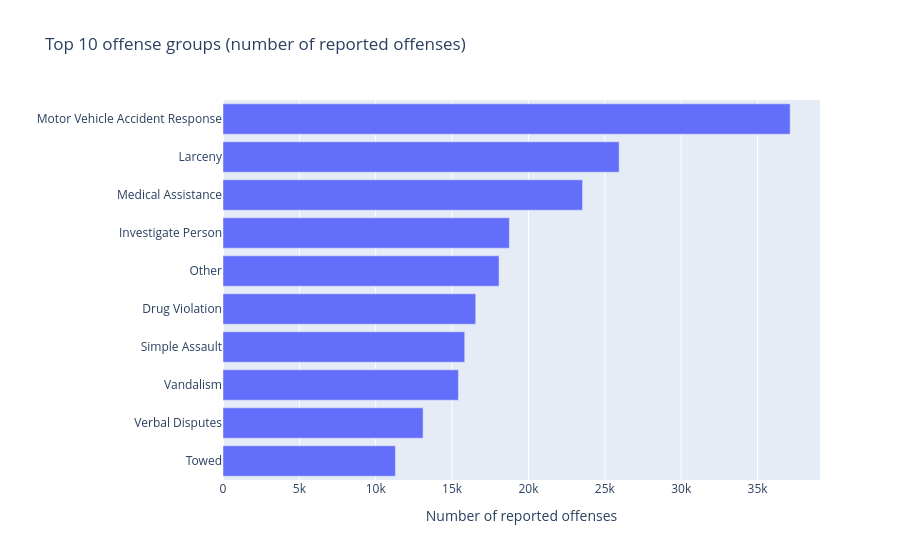
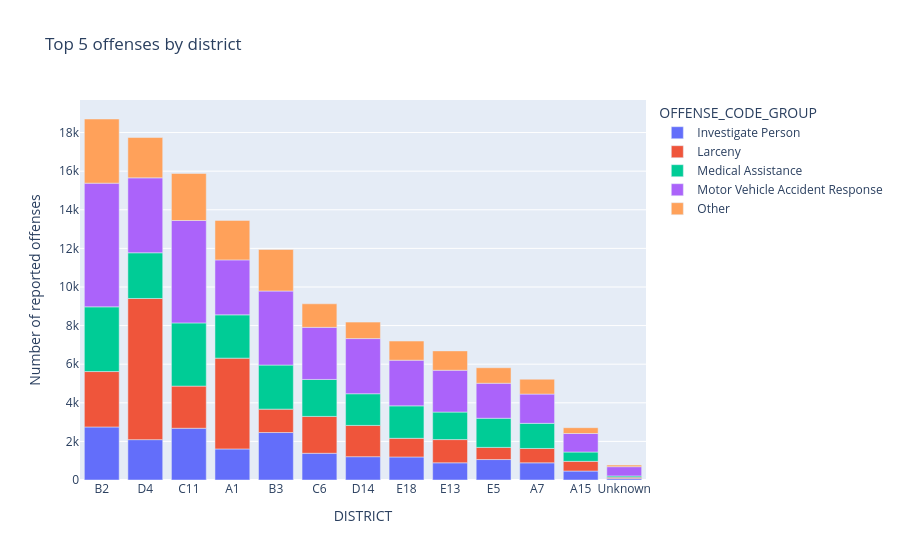
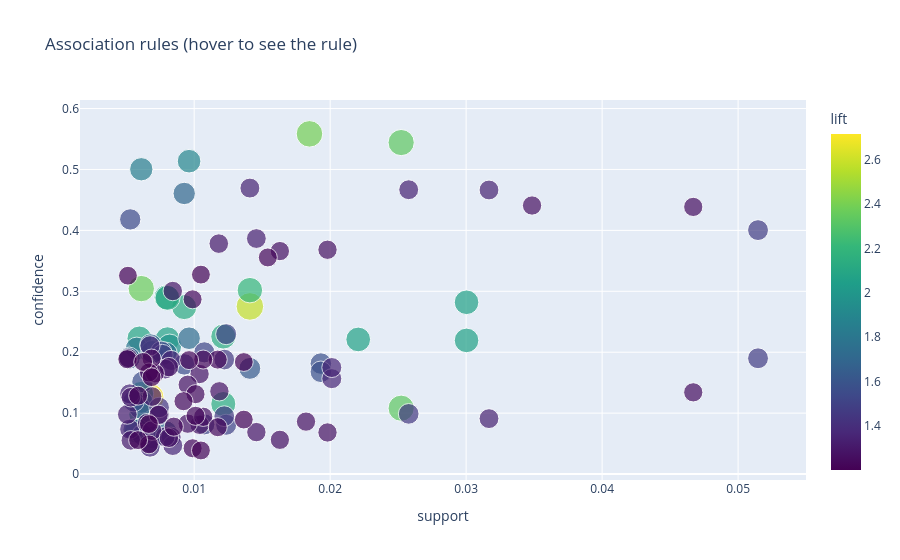
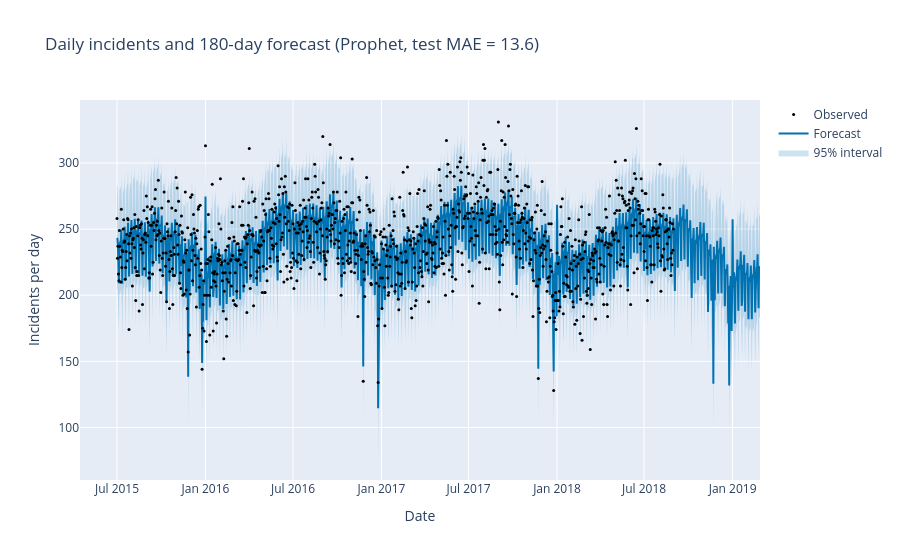

Notebook cell for these charts, in order:
### Markdown cell above
## Main

### Code cell
# Main block
if __name__ == "__main__":
    # parameters
    CRIME_PATH = "crime.csv"
    WEATHER_PATH = "boston_weather.csv"          # NOAA daily summaries, optional (bonus)
    TEAM = ["Héloïse MOYNOT (team head)", "Estelle HU", "Alice QUENTREC", "Tashaly SOBNACK"]
    DATASET_NAME = "Crimes in Boston (Boston Police Department, Kaggle)"
    DASHBOARD_FILE = "MOYNOT_dashboard.html"
    RUN_DASH = True

    # Step 1: data collection and exploration
    raw = load_data(CRIME_PATH)
    display(raw.head())
    display(summarize_data(raw))
    crimes = clean_data(raw)

    # Step 2: indicators construction
    # Query 1: grouping
    counts, fig_top, fig_district = query_top_offenses(crimes, top_n=10)
    display(counts.head(10))
    fig_top.show()
    fig_district.show()

    # Query 2: frequent patterns
    onehot = build_transactions(crimes, top_offenses=15)
    rules, fig_rules = query_patterns(onehot, min_support=0.005, min_lift=1.2)
    display(rules.head(15))
    fig_rules.show()

    # Query 3: forecasting
    daily = daily_counts(crimes)
    forecast, mae, fig_forecast, fig_components = query_forecast(daily, test_days=90, horizon=180)
    fig_forecast.show()
    fig_components.show()

    # Query 4: spatial clustering
    points, hotspots, fig_map = query_hotspots(crimes, offense="Larceny", eps_m=100, min_samples=80)
    display(hotspots.head(10))
    fig_map.show()

    # Bonus: external weather dataset
    weather = query_weather(WEATHER_PATH, daily)
    if weather is not None:
        fig_weather, fig_weather_range = weather[2], weather[3]
        fig_weather.show()
        fig_weather_range.show()

    # Step 3: dashboard
    sections = {
        "1. Most frequent offenses": [fig_top, fig_district],
        "2. Frequent patterns": [fig_rules],
        "3. Forecast": [fig_forecast, fig_components],
        "4. Hotspots": [fig_map],
    }
    if weather is not None:
        sections["Bonus: weather"] = [fig_weather, fig_weather_range]

    export_dashboard_html(sections, TEAM, DATASET_NAME, DASHBOARD_FILE)
    if RUN_DASH:
        app = build_dashboard(sections, TEAM, DATASET_NAME)
        app.run(jupyter_mode="inline", port=8050)   # use jupyter_mode="external" to open it in a browser tab

### Figure 1 — Plotly figure (JSON) as saved in the notebook; plotly's stock layout.template omitted (floating-point values rounded to 4 significant figures)
{"data": [{"alignmentgroup": "True", "hovertemplate": "Number of reported offenses=%{x}<br>=%{y}<extra></extra>", "legendgroup": "", "marker": {"color": "#636efa", "pattern": {"shape": ""}}, "name": "", "offsetgroup": "", "orientation": "h", "showlegend": false, "textposition": "auto", "type": "bar", "x": [11287, 13099, 15414, 15826, 16545, 18073, 18749, 23540, 25935, 37132], "xaxis": "x", "y": ["Towed", "Verbal Disputes", "Vandalism", "Simple Assault", "Drug Violation", "Other", "Investigate Person", "Medical Assistance", "Larceny", "Motor Vehicle Accident Response"], "yaxis": "y"}], "layout": {"barmode": "relative", "legend": {"tracegroupgap": 0}, "title": {"text": "Top 10 offense groups (number of reported offenses)"}, "xaxis": {"anchor": "y", "domain": [0, 1], "title": {"text": "Number of reported offenses"}}, "yaxis": {"anchor": "x", "domain": [0, 1], "title": {"text": ""}}}}

### Figure 2 — Plotly figure (JSON) as saved in the notebook; plotly's stock layout.template omitted (floating-point values rounded to 4 significant figures)
{"data": [{"alignmentgroup": "True", "hovertemplate": "OFFENSE_CODE_GROUP=Investigate Person<br>DISTRICT=%{x}<br>Number of reported offenses=%{y}<extra></extra>", "legendgroup": "Investigate Person", "marker": {"color": "#636efa", "pattern": {"shape": ""}}, "name": "Investigate Person", "offsetgroup": "Investigate Person", "orientation": "v", "showlegend": true, "textposition": "auto", "type": "bar", "x": ["A1", "A15", "A7", "B2", "B3", "C11", "C6", "D14", "D4", "E13", "E18", "E5", "Unknown"], "xaxis": "x", "y": [1609, 464, 890, 2747, 2459, 2681, 1384, 1208, 2091, 891, 1193, 1059, 73], "yaxis": "y"}, {"alignmentgroup": "True", "hovertemplate": "OFFENSE_CODE_GROUP=Larceny<br>DISTRICT=%{x}<br>Number of reported offenses=%{y}<extra></extra>", "legendgroup": "Larceny", "marker": {"color": "#EF553B", "pattern": {"shape": ""}}, "name": "Larceny", "offsetgroup": "Larceny", "orientation": "v", "showlegend": true, "textposition": "auto", "type": "bar", "x": ["A1", "A15", "A7", "B2", "B3", "C11", "C6", "D14", "D4", "E13", "E18", "E5", "Unknown"], "xaxis": "x", "y": [4704, 502, 744, 2871, 1212, 2183, 1910, 1620, 7313, 1203, 968, 631, 74], "yaxis": "y"}, {"alignmentgroup": "True", "hovertemplate": "OFFENSE_CODE_GROUP=Medical Assistance<br>DISTRICT=%{x}<br>Number of reported offenses=%{y}<extra></extra>", "legendgroup": "Medical Assistance", "marker": {"color": "#00cc96", "pattern": {"shape": ""}}, "name": "Medical Assistance", "offsetgroup": "Medical Assistance", "orientation": "v", "showlegend": true, "textposition": "auto", "type": "bar", "x": ["A1", "A15", "A7", "B2", "B3", "C11", "C6", "D14", "D4", "E13", "E18", "E5", "Unknown"], "xaxis": "x", "y": [2243, 483, 1301, 3353, 2283, 3274, 1915, 1641, 2368, 1425, 1680, 1509, 65], "yaxis": "y"}, {"alignmentgroup": "True", "hovertemplate": "OFFENSE_CODE_GROUP=Motor Vehicle Accident Response<br>DISTRICT=%{x}<br>Number of reported offenses=%{y}<extra></extra>", "legendgroup": "Motor Vehicle Accident Response", "marker": {"color": "#ab63fa", "pattern": {"shape": ""}}, "name": "Motor Vehicle Accident Response", "offsetgroup": "Motor Vehicle Accident Response", "orientation": "v", "showlegend": true, "textposition": "auto", "type": "bar", "x": ["A1", "A15", "A7", "B2", "B3", "C11", "C6", "D14", "D4", "E13", "E18", "E5", "Unknown"], "xaxis": "x", "y": [2847, 960, 1516, 6407, 3836, 5305, 2699, 2857, 3882, 2166, 2366, 1813, 478], "yaxis": "y"}, {"alignmentgroup": "True", "hovertemplate": "OFFENSE_CODE_GROUP=Other<br>DISTRICT=%{x}<br>Number of reported offenses=%{y}<extra></extra>", "legendgroup": "Other", "marker": {"color": "#FFA15A", "pattern": {"shape": ""}}, "name": "Other", "offsetgroup": "Other", "orientation": "v", "showlegend": true, "textposition": "auto", "type": "bar", "x": ["A1", "A15", "A7", "B2", "B3", "C11", "C6", "D14", "D4", "E13", "E18", "E5", "Unknown"], "xaxis": "x", "y": [2047, 301, 771, 3324, 2151, 2436, 1220, 853, 2088, 1004, 991, 804, 83], "yaxis": "y"}], "layout": {"barmode": "relative", "legend": {"title": {"text": "OFFENSE_CODE_GROUP"}, "tracegroupgap": 0}, "title": {"text": "Top 5 offenses by district"}, "xaxis": {"anchor": "y", "categoryorder": "total descending", "domain": [0, 1], "title": {"text": "DISTRICT"}}, "yaxis": {"anchor": "x", "domain": [0, 1], "title": {"text": "Number of reported offenses"}}}}

### Figure 3 — Plotly figure (JSON) as saved in the notebook; plotly's stock layout.template omitted (floating-point values rounded to 4 significant figures; data arrays with more than 128 entries replaced by an {"elided": "..."} marker saying what was removed)
{"data": [{"customdata": {"elided": "126x2 str values"}, "hovertemplate": "support=%{x}<br>confidence=%{y}<br>lift=%{marker.color}<br>antecedents=%{customdata[0]}<br>consequents=%{customdata[1]}<extra></extra>", "legendgroup": "", "marker": {"color": [2.715, 2.583, 2.394, 2.369, 2.333, 2.333, 2.205, 2.137, 2.137, 2.132, 2.12, 2.112, 2.11, 2.11, 2.091, 2.079, 2.075, 2.063, 2.06, 2.06, 1.972, 1.897, 1.848, 1.827, 1.79, 1.744, 1.744, 1.735, 1.721, 1.721, 1.701, 1.654, 1.65, 1.65, 1.629, 1.592, 1.576, 1.576, 1.572, 1.572, 1.566, 1.566, 1.565, 1.544, 1.524, 1.521, 1.516, 1.516, 1.504, 1.504, 1.479, 1.479, 1.462, 1.462, 1.454, 1.435, 1.435, 1.379, 1.379, 1.362, 1.362, 1.362, 1.361, 1.361, 1.361, 1.36, 1.348, 1.341, 1.341, 1.341, 1.339, 1.339, 1.333, 1.319, 1.318, 1.317, 1.317, 1.305, 1.305, 1.304, 1.288, 1.283, 1.283, 1.28, 1.278, 1.278, 1.276, 1.274, 1.274, 1.269, 1.269, 1.268, 1.267, 1.266, 1.263, 1.262, 1.262, 1.26, 1.26, 1.255, 1.249, 1.245, 1.243, 1.242, 1.242, 1.237, 1.235, 1.232, 1.232, 1.231, 1.229, 1.229, 1.227, 1.226, 1.218, 1.218, 1.218, 1.218, 1.209, 1.209, 1.209, 1.207, 1.207, 1.205, 1.205, 1.203], "coloraxis": "coloraxis", "size": [2.715, 2.583, 2.394, 2.369, 2.333, 2.333, 2.205, 2.137, 2.137, 2.132, 2.12, 2.112, 2.11, 2.11, 2.091, 2.079, 2.075, 2.063, 2.06, 2.06, 1.972, 1.897, 1.848, 1.827, 1.79, 1.744, 1.744, 1.735, 1.721, 1.721, 1.701, 1.654, 1.65, 1.65, 1.629, 1.592, 1.576, 1.576, 1.572, 1.572, 1.566, 1.566, 1.565, 1.544, 1.524, 1.521, 1.516, 1.516, 1.504, 1.504, 1.479, 1.479, 1.462, 1.462, 1.454, 1.435, 1.435, 1.379, 1.379, 1.362, 1.362, 1.362, 1.361, 1.361, 1.361, 1.36, 1.348, 1.341, 1.341, 1.341, 1.339, 1.339, 1.333, 1.319, 1.318, 1.317, 1.317, 1.305, 1.305, 1.304, 1.288, 1.283, 1.283, 1.28, 1.278, 1.278, 1.276, 1.274, 1.274, 1.269, 1.269, 1.268, 1.267, 1.266, 1.263, 1.262, 1.262, 1.26, 1.26, 1.255, 1.249, 1.245, 1.243, 1.242, 1.242, 1.237, 1.235, 1.232, 1.232, 1.231, 1.229, 1.229, 1.227, 1.226, 1.218, 1.218, 1.218, 1.218, 1.209, 1.209, 1.209, 1.207, 1.207, 1.205, 1.205, 1.203], "sizemode": "area", "sizeref": 0.006787, "symbol": "circle"}, "mode": "markers", "name": "", "orientation": "v", "showlegend": false, "type": "scatter", "x": [0.006743, 0.0141, 0.01848, 0.00611, 0.02522, 0.02522, 0.0141, 0.01214, 0.01214, 0.009268, 0.007966, 0.00804, 0.006106, 0.006106, 0.005971, 0.00804, 0.02206, 0.005778, 0.03003, 0.03003, 0.008196, 0.009625, 0.00611, 0.00611, 0.005778, 0.006915, 0.006915, 0.009625, 0.00793, 0.00793, 0.009268, 0.005223, 0.0068, 0.0068, 0.01409, 0.006016, 0.01932, 0.01932, 0.005548, 0.005548, 0.006197, 0.006197, 0.009268, 0.005297, 0.007572, 0.007671, 0.01075, 0.01075, 0.01235, 0.01235, 0.05147, 0.05147, 0.01221, 0.01221, 0.02578, 0.007424, 0.007424, 0.006751, 0.006751, 0.008307, 0.008307, 0.005256, 0.008426, 0.02012, 0.02012, 0.005256, 0.0141, 0.007872, 0.007872, 0.02578, 0.03168, 0.03168, 0.01457, 0.005084, 0.006546, 0.006899, 0.006899, 0.005342, 0.005342, 0.01181, 0.008426, 0.008139, 0.008139, 0.01457, 0.0104, 0.0104, 0.01186, 0.009527, 0.009527, 0.01981, 0.01981, 0.01822, 0.01066, 0.03485, 0.007387, 0.0163, 0.0163, 0.0467, 0.0467, 0.007104, 0.005158, 0.0085, 0.006866, 0.0101, 0.0101, 0.009215, 0.005084, 0.01173, 0.01173, 0.01066, 0.009884, 0.009884, 0.009625, 0.01542, 0.006677, 0.006677, 0.005876, 0.005876, 0.0105, 0.0105, 0.006673, 0.00625, 0.006866, 0.01365, 0.01365, 0.005129], "xaxis": "x", "y": [0.1258, 0.2751, 0.5585, 0.3044, 0.5442, 0.1081, 0.3019, 0.115, 0.2257, 0.274, 0.2902, 0.2892, 0.1317, 0.09778, 0.2227, 0.2214, 0.221, 0.07111, 0.2194, 0.282, 0.2101, 0.5136, 0.5003, 0.1187, 0.206, 0.2007, 0.06009, 0.223, 0.06891, 0.198, 0.4606, 0.1903, 0.05291, 0.2121, 0.1734, 0.1081, 0.1814, 0.1679, 0.1197, 0.07285, 0.1513, 0.0641, 0.1801, 0.418, 0.2009, 0.1955, 0.08155, 0.1998, 0.08091, 0.2296, 0.4005, 0.1901, 0.09503, 0.1879, 0.09881, 0.09749, 0.1093, 0.04422, 0.2106, 0.1865, 0.06069, 0.1317, 0.04689, 0.1566, 0.1749, 0.0737, 0.4694, 0.1723, 0.06125, 0.4668, 0.09101, 0.4663, 0.3866, 0.09792, 0.08344, 0.1273, 0.07137, 0.1261, 0.05527, 0.3783, 0.3004, 0.1756, 0.05946, 0.06887, 0.1643, 0.0809, 0.1359, 0.08279, 0.1466, 0.3682, 0.06828, 0.08612, 0.09402, 0.4408, 0.09722, 0.0562, 0.366, 0.4385, 0.1342, 0.1654, 0.1904, 0.07776, 0.1896, 0.09561, 0.1312, 0.1196, 0.1885, 0.1879, 0.07694, 0.188, 0.04237, 0.2868, 0.187, 0.3556, 0.04878, 0.1668, 0.05564, 0.1286, 0.3274, 0.03876, 0.08212, 0.1841, 0.159, 0.08941, 0.1839, 0.3256], "yaxis": "y"}], "layout": {"coloraxis": {"colorbar": {"title": {"text": "lift"}}, "colorscale": [[0, "#440154"], [0.1111, "#482878"], [0.2222, "#3e4989"], [0.3333, "#31688e"], [0.4444, "#26828e"], [0.5556, "#1f9e89"], [0.6667, "#35b779"], [0.7778, "#6ece58"], [0.8889, "#b5de2b"], [1, "#fde725"]]}, "legend": {"itemsizing": "constant", "tracegroupgap": 0}, "title": {"text": "Association rules (hover to see the rule)"}, "xaxis": {"anchor": "y", "domain": [0, 1], "title": {"text": "support"}}, "yaxis": {"anchor": "x", "domain": [0, 1], "title": {"text": "confidence"}}}}

### Figure 4 — Plotly figure (JSON) as saved in the notebook; plotly's stock layout.template omitted (floating-point values rounded to 4 significant figures; data arrays with more than 128 entries replaced by an {"elided": "..."} marker saying what was removed)
{"data": [{"line": {"width": 0}, "name": "upper bound", "showlegend": false, "type": "scatter", "x": {"elided": "1338 str values"}, "y": {"elided": "1338 float values"}}, {"fill": "tonexty", "fillcolor": "rgba(0,114,178,0.2)", "line": {"width": 0}, "name": "95% interval", "type": "scatter", "x": {"elided": "1338 str values"}, "y": {"elided": "1338 float values"}}, {"line": {"color": "#0072B2"}, "name": "Forecast", "type": "scatter", "x": {"elided": "1338 str values"}, "y": {"elided": "1338 float values"}}, {"marker": {"color": "black", "size": 3}, "mode": "markers", "name": "Observed", "type": "scatter", "x": {"elided": "1158 str values"}, "y": {"elided": "1158 int values"}}], "layout": {"title": {"text": "Daily incidents and 180-day forecast (Prophet, test MAE = 13.6)"}, "xaxis": {"title": {"text": "Date"}}, "yaxis": {"title": {"text": "Incidents per day"}}}}
